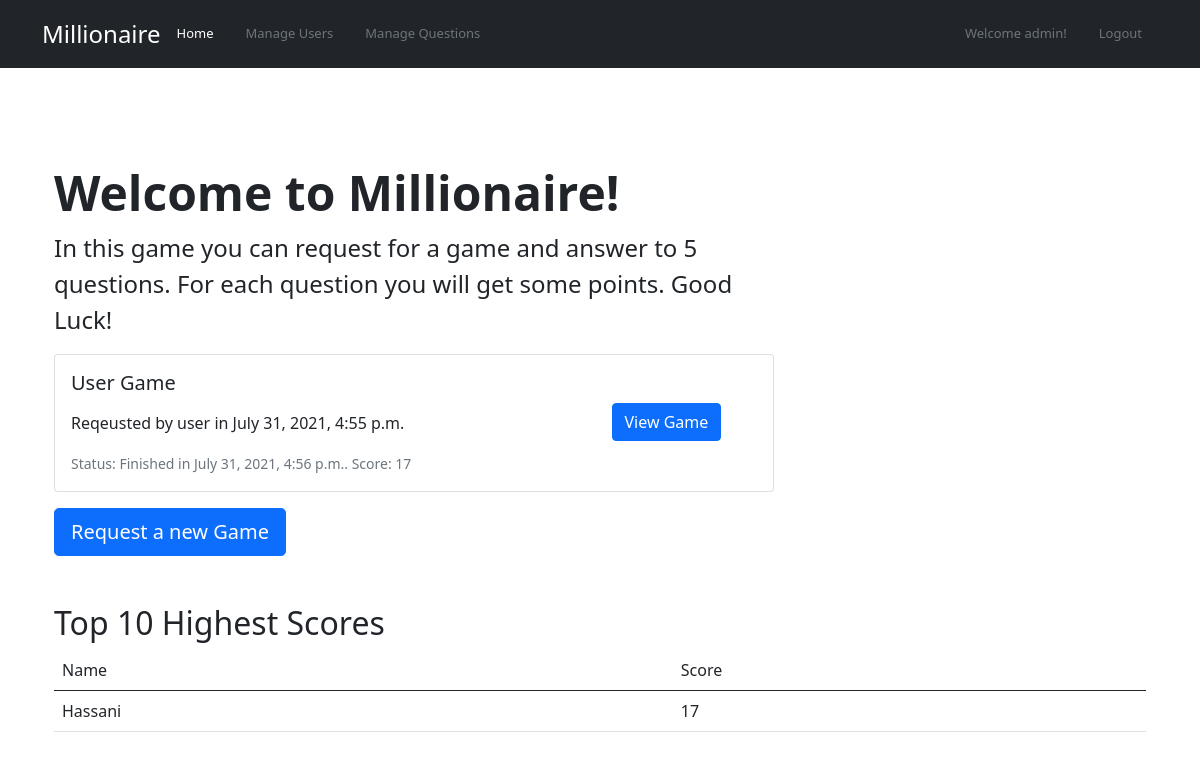
The app's page /game/ (signed in) with its own data.
### game/models.py (models this page shows, shortened)
class Game(models.Model):
    participant = models.ForeignKey(User, on_delete=models.CASCADE, verbose_name=_(
                                    'Participant'), related_name='games')
    created_date = models.DateTimeField(_('Created Date'), auto_now=False, auto_now_add=True)
    finished_date = models.DateTimeField(_('Finished Date'), null=True)
    @property
    def get_score(self):
        return self.questions.aggregate(result=Sum('final_score')).get('result')

### account/models.py (models this page shows, shortened)
class Profile(models.Model):
    user = models.OneToOneField(User, on_delete=models.CASCADE, related_name='profile', verbose_name=_('Profile'))
    name = models.CharField(max_length=50, blank=True, verbose_name=_('Name'))
    surname = models.CharField(max_length=50, blank=True, verbose_name=_('Surname'))

### game/views.py (the view)
# urls.py: path('', RedirectView.as_view(pattern_name='game:home')),
def home(request):
    scores = Game.objects.values('participant__profile__surname').annotate(score=Sum('questions__final_score')).order_by('-score')[:5]
    return render(request, 'game/home.html', {'score_table': scores})

### game/templates/game/home.html (shortened to what this page needs)
{% extends 'base.html' %}
{% block content %}
    <div class="container-fluid py-5">
        <h1 class="display-5 fw-bold">Welcome to Millionaire!</h1>
        <p class="col-md-8 fs-4">
            In this game you can request for a game and answer to 5 questions. For each question you will
            get some points. Good Luck!
        </p>
        {% for game in user.games.all %}
            <div class="card mb-3" style="max-width: 720px;">
                <div class="row ">
                    <div class="col-md-9">
                        <div class="card-body">
                            <h5 class="card-title">User Game</h5>
                            <p class="card-text mt-3">Reqeusted by user in {{game.created_date}}</p>
                            <p class="card-text"><small class="text-muted">Status:
                                {% if game.finished_date %}
                                    Finished in {{game.finished_date}}. Score: {{game.get_score}}
                                {% else %}
                                    Not finished
                                {% endif %}
                            </small></p>
                        </div>
                    </div>
                    <div class="col-md-3">
                        {% if game.finished_date %}
                            <a href="{% url 'game:view_game' game.id %}" class="btn btn-primary mt-5">View Game</a>
                        {% else %}
                            <a href="{% url 'game:play_game' game.id %}" class="btn btn-success mt-5">Enter the Game</a>
                        {% endif %}
                    </div>
                </div>
                </div>
        {% endfor %}
        <a href="{% url 'game:request_game' %}" class="btn btn-primary btn-lg">Request a new Game</a>
    </div>
    <div class="container-fluid">
        <h2>Top 10 Highest Scores</h2>
        <table class="table">
            <thead>
                <tr>
                    <td>Name</td>
                    <td>Score</td>
                </tr>
                <tbody>
                    {% for score in score_table %}
                        <tr>
                            <td>{{score.participant__profile__surname}}</td>
                            <td>{{score.score}}</td>
                        </tr>
                    {% empty %}
                        <tr>
                            <td colspan="2">No scores yet</td>
                        </tr>
                    {% endfor %}
                </tbody>
            </thead>
        </table>
    </div>
{% endblock %}

### templates/header.html (shortened to what this page needs)
<header class="p-3 bg-dark text-white">
  <div class="container">
    <div class="d-flex flex-wrap align-items-center justify-content-center justify-content-lg-start">
      <a href="/" class="d-flex align-items-center mb-2 mb-lg-0 text-white text-decoration-none">
      <span class="fs-4">Millionaire</span>
    </a>
      <ul class="nav col-12 col-lg-auto me-lg-auto mb-2 justify-content-center mb-md-0">
        <li class="nav-item"><a href="{% url 'game:home' %}"
          class="nav-link {% if '/game/' == request.path %}text-white{% else %}text-secondary{% endif %}" aria-current="page">Home</a></li>
        {% if request.user.is_staff %}
        <li class="nav-item"><a href="{% url 'account:user_list' %}"
          class="nav-link {% if '/manage/users/' == request.path %}text-white{% else %}text-secondary{% endif %}" aria-current="page">Manage Users</a></li>
        <li class="nav-item"><a href="{% url 'question:question_list' %}"
          class="nav-link {% if '/manage/questions/' == request.path %}text-white{% else %}text-secondary{% endif %}" aria-current="page">Manage Questions</a></li>
        {% endif %}
      </ul>
      <ul class="nav text-end">
        {% if request.user.is_authenticated %}
        <li class="nav-item"><a class="nav-link text-secondary">Welcome {{request.user.username}}!</a></li>
        <li class="nav-item"><a href="{% url 'account:logout' %}"
          class="nav-link text-secondary" aria-current="page">Logout</a></li>
        {% endif %}
      </ul>
    </div>
  </div>
</header>

### templates/base.html (style rules this page uses)
.nav-item { font-size: small; }

### records on screen
Game: created_date "July 31, 2021, 4:55 p.m.", finished_date "July 31, 2021, 4:56 p.m.", get_score "17", shows "View Game"
Profile: participant__profile__surname "Hassani", score "17"

### other values on screen
{{ request.user.username }} "admin"
